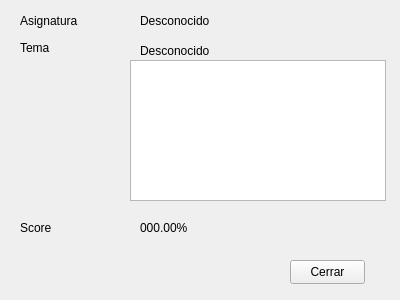
<?xml version="1.0" encoding="UTF-8"?>
<ui version="4.0">
 <class>ResultadoForm</class>
 <widget class="QWidget" name="ResultadoForm">
  <property name="geometry">
   <rect>
    <x>0</x>
    <y>0</y>
    <width>400</width>
    <height>300</height>
   </rect>
  </property>
  <property name="windowTitle">
   <string>Form</string>
  </property>
  <widget class="QLabel" name="label">
   <property name="geometry">
    <rect>
     <x>20</x>
     <y>10</y>
     <width>61</width>
     <height>21</height>
    </rect>
   </property>
   <property name="text">
    <string>Asignatura</string>
   </property>
  </widget>
  <widget class="QLabel" name="lblAsignatura">
   <property name="geometry">
    <rect>
     <x>140</x>
     <y>10</y>
     <width>71</width>
     <height>21</height>
    </rect>
   </property>
   <property name="text">
    <string>Desconocido</string>
   </property>
  </widget>
  <widget class="QLabel" name="label_3">
   <property name="geometry">
    <rect>
     <x>20</x>
     <y>40</y>
     <width>49</width>
     <height>16</height>
    </rect>
   </property>
   <property name="text">
    <string>Tema</string>
   </property>
  </widget>
  <widget class="QLabel" name="lblTema">
   <property name="geometry">
    <rect>
     <x>140</x>
     <y>40</y>
     <width>81</width>
     <height>21</height>
    </rect>
   </property>
   <property name="text">
    <string>Desconocido</string>
   </property>
  </widget>
  <widget class="QLabel" name="label_5">
   <property name="geometry">
    <rect>
     <x>20</x>
     <y>220</y>
     <width>49</width>
     <height>16</height>
    </rect>
   </property>
   <property name="text">
    <string>Score</string>
   </property>
  </widget>
  <widget class="QLabel" name="lblScore">
   <property name="geometry">
    <rect>
     <x>140</x>
     <y>220</y>
     <width>91</width>
     <height>16</height>
    </rect>
   </property>
   <property name="text">
    <string>000.00%</string>
   </property>
  </widget>
  <widget class="QPushButton" name="btnCerrar">
   <property name="geometry">
    <rect>
     <x>290</x>
     <y>260</y>
     <width>75</width>
     <height>24</height>
    </rect>
   </property>
   <property name="text">
    <string>Cerrar</string>
   </property>
  </widget>
  <widget class="QTableWidget" name="tblResultados">
   <property name="geometry">
    <rect>
     <x>130</x>
     <y>60</y>
     <width>256</width>
     <height>141</height>
    </rect>
   </property>
  </widget>
 </widget>
 <resources/>
 <connections/>
</ui>
